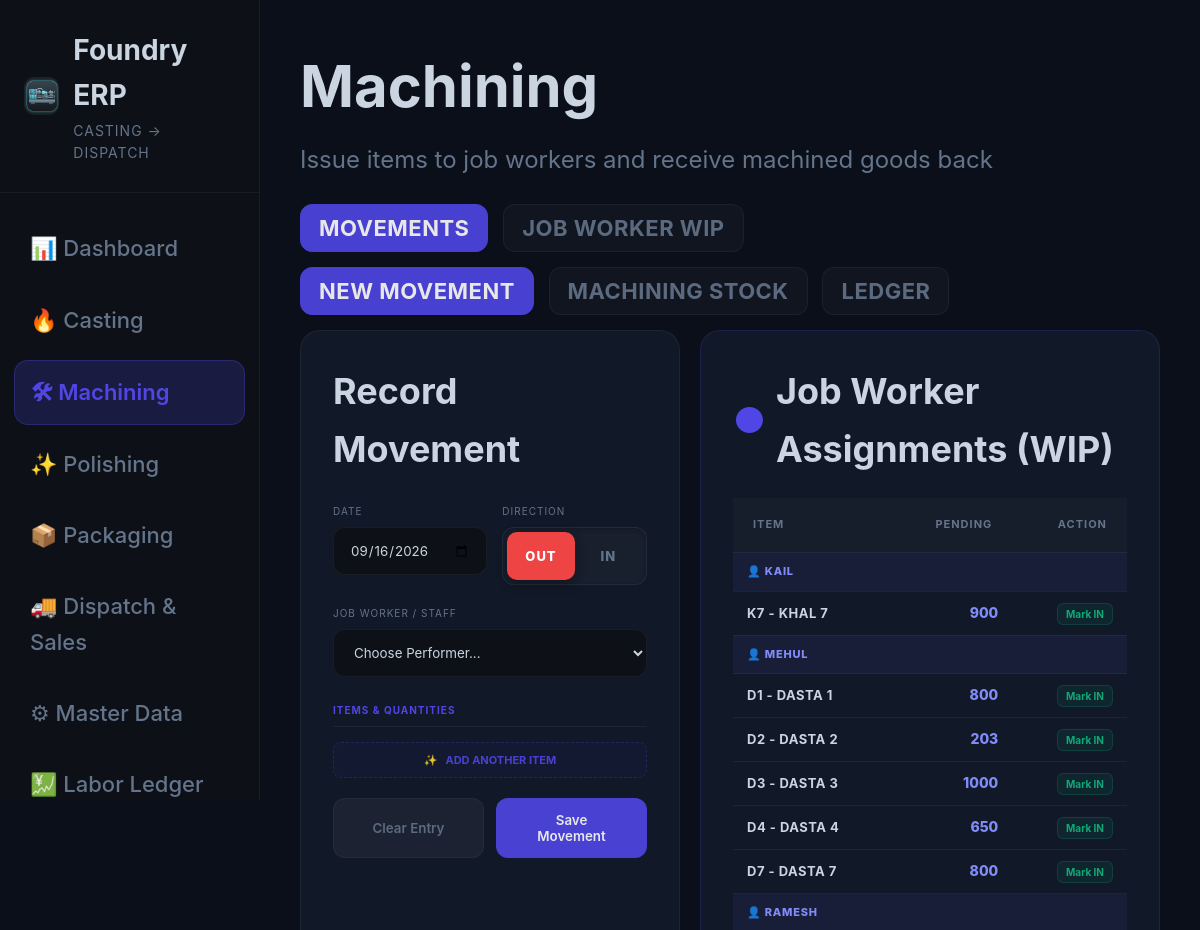
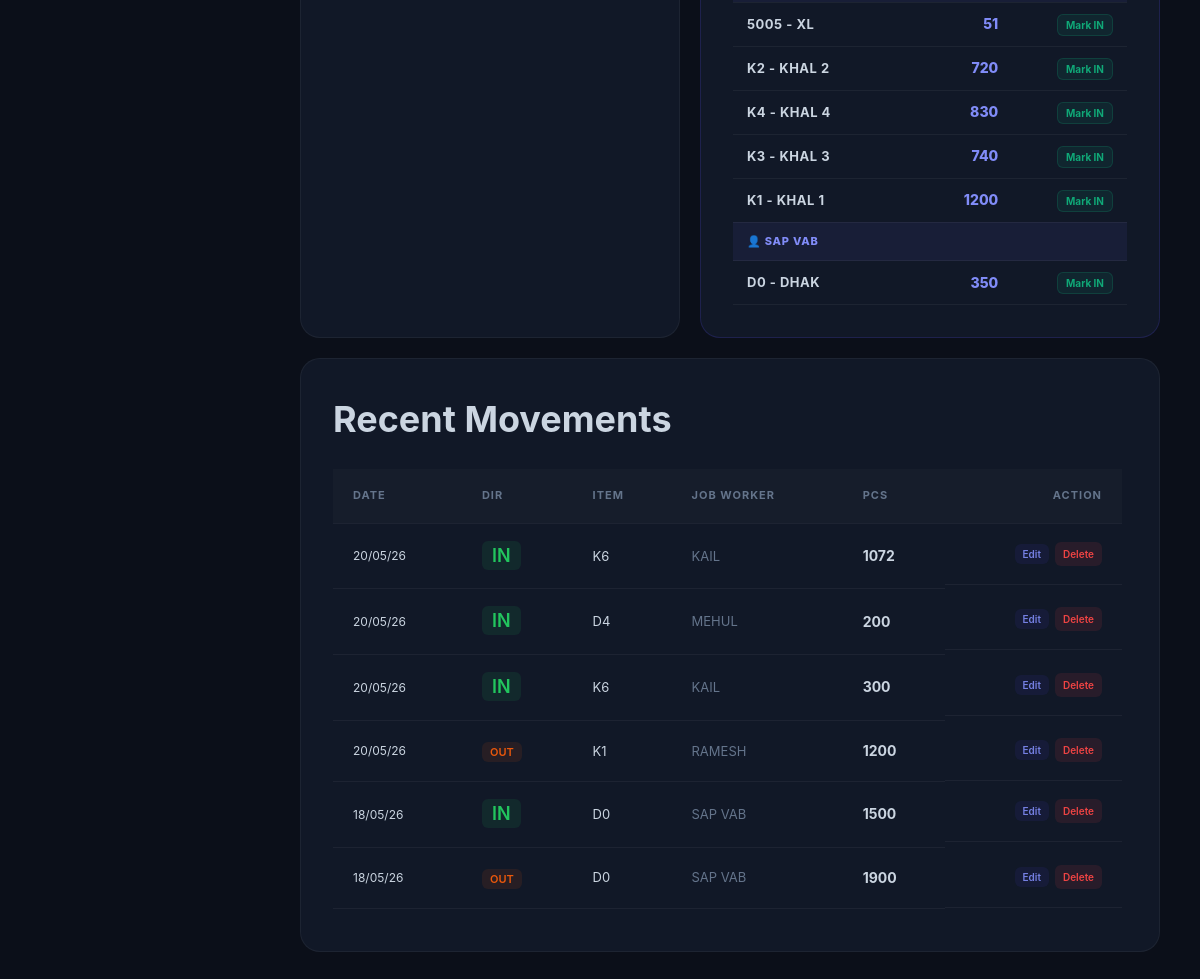
The page /machining/ (signed in) on the database as committed earlier (2 pictures, top to bottom).
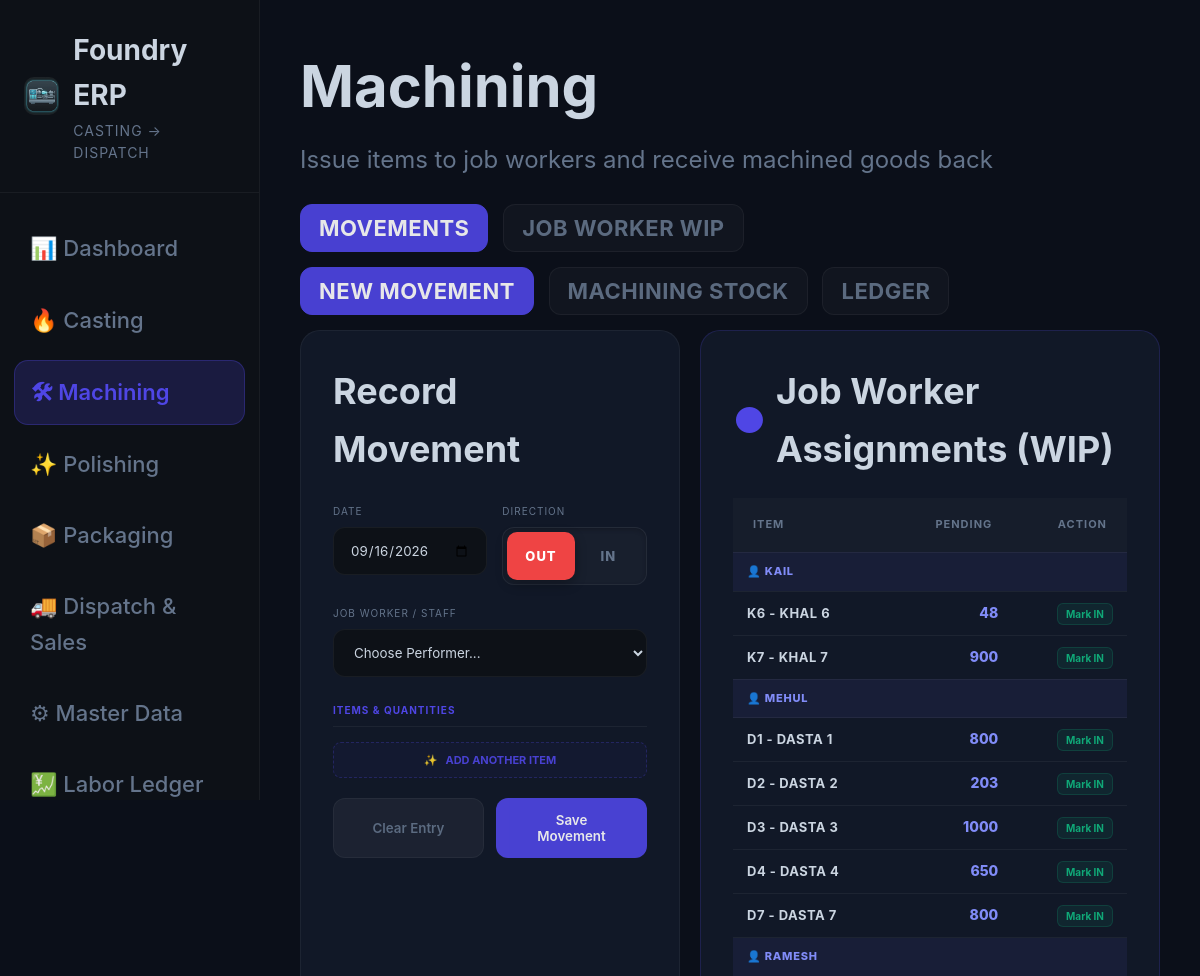
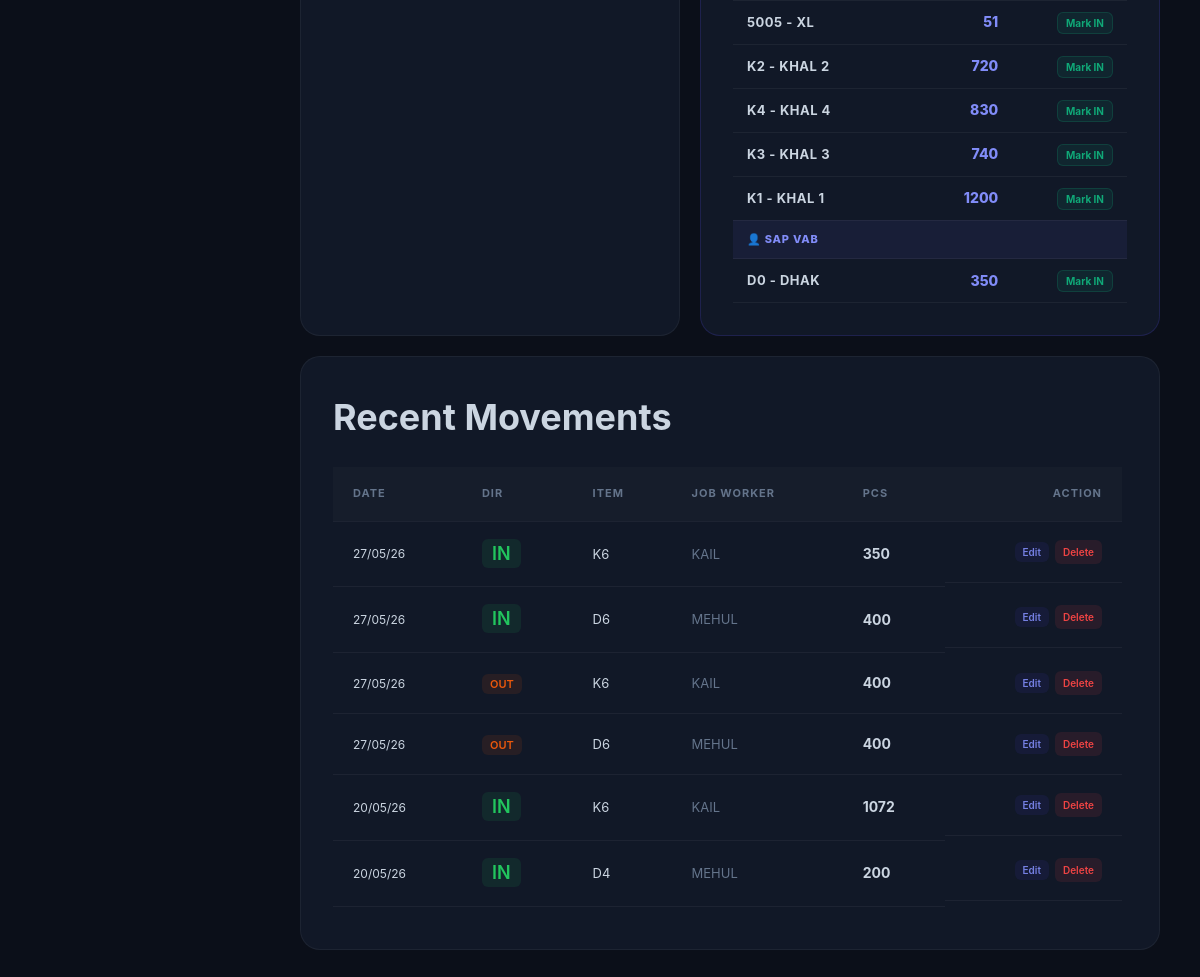
The same page on the database as committed later (2 pictures, top to bottom).
### inventory/models.py (models this page shows, shortened)
class StockTransaction(models.Model):
    item = models.ForeignKey(
        Item,
        on_delete=models.CASCADE
    )
    transaction_type = models.CharField(
        max_length=50,
        choices=TransactionType.choices
    )
    from_warehouse = models.ForeignKey(
        Warehouse,
        on_delete=models.SET_NULL,
        related_name='from_transactions',
        blank=True,
        null=True
    )
    to_warehouse = models.ForeignKey(
        Warehouse,
        on_delete=models.SET_NULL,
        related_name='to_transactions',
        blank=True,
        null=True
    )
    worker = models.ForeignKey(
        Worker,
        on_delete=models.SET_NULL,
        blank=True,
        null=True
    )
    job_worker = models.ForeignKey(
        JobWorker,
        on_delete=models.SET_NULL,
        blank=True,
        null=True
    )
    client = models.ForeignKey(
        Client,
        on_delete=models.SET_NULL,
        blank=True,
        null=True
    )
    heat_no = models.CharField(
        max_length=50,
        blank=True,
        null=True
    )
    quantity = models.IntegerField(
        default=0
    )
    rejection_quantity = models.IntegerField(
        default=0
    )
    weight = models.FloatField(
        default=0
    )
    lot_quantity = models.IntegerField(
        default=0
    )
    notes = models.TextField(
        blank=True,
        null=True
    )
    created_at = models.DateTimeField(
        auto_now_add=True
    )

class Item(models.Model):
    client = models.ForeignKey(
        "Client",
        on_delete=models.SET_NULL,
        blank=True,
        null=True
    )
    code = models.CharField(
        max_length=50,
        unique=True
    )
    name = models.CharField(
        max_length=100
    )
    category = models.CharField(
        max_length=100,
        default="OTHER"
    )
    sub_category = models.CharField(
        max_length=100,
        blank=True,
        null=True
    )
    material = models.CharField(
        max_length=100,
        default="OTHER",
        blank=True,
        null=True
    )
    variant = models.CharField(
        max_length=100,
        blank=True,
        null=True
    )
    item_type = models.CharField(
        max_length=100,
        default='REGULAR'
    )
    casting_weight = models.FloatField(
        default=0
    )
    machining_weight = models.FloatField(
        default=0
    )
    lot_size = models.IntegerField(
        default=0
    )
    lot_with_box = models.IntegerField(
        default=0
    )
    process = models.CharField(
        max_length=50,
        choices=ProcessType.choices,
        blank=True,
        null=True
    )
    casting_required = models.BooleanField(
        default=True
    )
    machining_required = models.BooleanField(
        default=True
    )
    polishing_required = models.BooleanField(
        default=True
    )
    packing_required = models.BooleanField(
        default=True
    )
    rate_per_piece = models.FloatField(
        default=0
    )
    notes = models.TextField(
        blank=True,
        null=True
    )
    active = models.BooleanField(
        default=True
    )
    created_at = models.DateTimeField(
        auto_now_add=True
    )
    def get_category_display(self):
        return self.category

class JobWorker(models.Model):
    name = models.CharField(
        max_length=100
    )
    process = models.CharField(
        max_length=50,
        choices=ProcessType.choices
    )
    phone = models.CharField(
        max_length=20,
        blank=True,
        null=True
    )
    address = models.TextField(
        blank=True,
        null=True
    )
    email = models.EmailField(
        blank=True,
        null=True
    )
    gst_number = models.CharField(
        max_length=15,
        blank=True,
        null=True
    )
    active = models.BooleanField(
        default=True
    )
    jw_code = models.CharField(max_length=50, blank=True, null=True, unique=True)
    created_at = models.DateTimeField(
        auto_now_add=True
    )

### inventory/views/production.py (the view, shortened to what this page needs)
def machining_entry(request):
    create_default_warehouses()
    workers = Worker.objects.filter(process="machining", active=True)
    job_workers = JobWorker.objects.filter(process="machining", active=True)
    items = Item.objects.all()
    delete_id = request.GET.get("delete_id")
    recent = StockTransaction.objects.filter(
        transaction_type__in=[
            "machining_out",
            "machining_in"
        ]
    ).order_by("-id")[:30]
    machining_stock = []
    for item in items:
        machining_in = StockTransaction.objects.filter(
            item=item,
            transaction_type="machining_in"
        ).aggregate(
            total=Sum("quantity")
        )["total"] or 0
        machining_out = StockTransaction.objects.filter(
            item=item,
            transaction_type="machining_out"
        ).aggregate(
            total=Sum("quantity")
        )["total"] or 0
        polishing_out = StockTransaction.objects.filter(
            item=item,
            transaction_type="polishing_out"
        ).aggregate(
            total=Sum("quantity")
        )["total"] or 0
        available_qty = machining_in - polishing_out
        internal_wip_rows = StockTransaction.objects.filter(
            item=item,
            transaction_type="machining_out",
            worker__isnull=False
        ).values('worker', 'worker__name').annotate(issued=Sum('quantity'))
        external_wip_rows = StockTransaction.objects.filter(
            item=item,
            transaction_type="machining_out",
            job_worker__isnull=False
        ).values('job_worker', 'job_worker__name').annotate(issued=Sum('quantity'))
        for row in external_wip_rows:
            jw_id = row['job_worker']
            jw_name = row['job_worker__name']
            received = StockTransaction.objects.filter(item=item, job_worker_id=jw_id, transaction_type="machining_in").aggregate(total=Sum('quantity'))['total'] or 0
            rejected = StockTransaction.objects.filter(item=item, job_worker_id=jw_id, transaction_type="machining_in").aggregate(total=Sum('rejection_quantity'))['total'] or 0
            under_process = row['issued'] - received - rejected
            if under_process > 0:
                machining_stock.append({
                    "item_id": item.id,
                    "item_name": f"{item.code} - {item.name}",
                    "item_category": item.get_category_display(),
                    "worker_id": f"jw_{jw_id}",
                    "worker_name": jw_name,
                    "under_process": under_process,
                    "available_qty": available_qty
                })
    worker_wip = []
    for jw in job_workers:
        issued = StockTransaction.objects.filter(job_worker=jw, transaction_type="machining_out").aggregate(total=Sum("quantity"))["total"] or 0
        received = StockTransaction.objects.filter(job_worker=jw, transaction_type="machining_in").aggregate(total=Sum("quantity"))["total"] or 0
        rejected = StockTransaction.objects.filter(job_worker=jw, transaction_type="machining_in").aggregate(total=Sum("rejection_quantity"))["total"] or 0
        pending = issued - received - rejected
        if issued > 0 or received > 0:
            worker_wip.append({
                "name": f"{jw.name} (EXT)",
                "issued": issued,
                "received": received,
                "rejected": rejected,
                "pending": pending
            })
    from collections import defaultdict
    worker_ledger = defaultdict(list)
    for r in recent:
        if r.worker:
            name = f"{r.worker.name} (INT)"
        elif r.job_worker:
            name = f"{r.job_worker.name} (EXT)"
        else:
            name = "UNASSIGNED"
        worker_ledger[name].append(r)
    from inventory.models import ItemWorkerAllocation
    allocations = ItemWorkerAllocation.objects.all().select_related('worker', 'job_worker')
    smart_allocations = {}
    for a in allocations:
        item_id = str(a.item_id)
        if item_id not in smart_allocations:
            smart_allocations[item_id] = []
        w_id = f"w_{a.worker_id}" if a.worker_id else f"jw_{a.job_worker_id}"
        w_name = a.worker.name if a.worker_id else a.job_worker.name
        smart_allocations[item_id].append({"id": w_id, "name": w_name})
    machining_stock_by_category = list(machining_stock)
    machining_stock_by_category.sort(key=lambda x: x["item_category"])
    machining_stock.sort(key=lambda x: x["worker_name"])
    context = {
        "workers": workers,
        "job_workers": job_workers,
        "items": items,
        "recent": recent,
        "worker_ledger": dict(worker_ledger),
        "machining_stock": machining_stock,
        "machining_stock_by_category": machining_stock_by_category,
        "worker_wip": worker_wip,
        "smart_allocations": json.dumps(smart_allocations),
        "today": timezone.now()
    }
    return render(request, "machining.html", context)

### templates/machining.html (shortened to what the changed rows need)
{% extends "layout/base.html" %}
{% block content %}
<h1 style="font-size:58px;margin-bottom:8px;">
    Machining
</h1>
<div id="movement-section">
    <div id="new-tab">
        <div class="main-grid">
            <div class="card">
                <h2 style="margin-bottom:25px;">
                    Record Movement
                </h2>
            </div>
            <div class="card" style="border-color:rgba(79, 70, 229, 0.2); display: flex; flex-direction: column; height: 100%; box-sizing: border-box;">
                <h2 style="margin-bottom:20px; display:flex; align-items:center; gap:10px;">
                    <span style="color:var(--accent-blue);">●</span> Job Worker Assignments (WIP)
                </h2>
                <div style="flex: 1; overflow-y:auto;">
                    <table style="border-collapse: collapse; width: 100%;">
                        <thead>
                            <tr>
                                <th>Item</th>
                                <th style="text-align:right;">Pending</th>
                                <th style="text-align:right;">Action</th>
                            </tr>
                        </thead>
                        <tbody>
                            {% regroup machining_stock by worker_name as worker_list %}
                            {% for worker in worker_list %}
                            <tr style="background: rgba(99, 102, 241, 0.08); border-bottom: 1px solid rgba(99, 102, 241, 0.15);">
                                <td colspan="3" style="padding: 10px 14px; font-weight: 800; color: #818cf8; font-size: 11px; letter-spacing: 0.8px; text-transform: uppercase;">
                                    👤 {{ worker.grouper }}
                                </td>
                            </tr>
                            {% for row in worker.list %}
                            <tr style="border-bottom: 1px solid var(--border-soft);">
                                <td style="font-weight:700; color:var(--text-primary); font-size:13px; letter-spacing:0.5px; padding: 10px 14px;">
                                    {{ row.item_name }}
                                </td>
                                <td style="text-align:right; font-weight:800; color:#818cf8; font-size: 14px; padding: 10px 14px;">
                                    {{ row.under_process }}
                                </td>
                                <td style="text-align:right; padding: 10px 14px;">
                                    <button type="button" class="action-btn"
                                        style="background:rgba(16, 185, 129, 0.1); color:#10b981; padding:4px 8px; font-size:10px; border-radius: 6px; border: 1px solid rgba(16, 185, 129, 0.2); font-weight: 700;"
                                        onclick='quickReceive({
                                            worker_id: "{{ row.worker_id }}",
                                            item_id: "{{ row.item_id }}",
                                            item_name: "{{ row.item_name }}",
                                            qty: "{{ row.under_process }}"
                                        })'>
                                        Mark IN
                                    </button>
                                </td>
                            </tr>
                            {% endfor %}
                            {% empty %}
                            <tr>
                                <td colspan="3" style="text-align:center; padding:20px; color:var(--text-secondary);">No pending assignments</td>
                            </tr>
                            {% endfor %}
                        </tbody>
                    </table>
                </div>
            </div>
        </div>
        <div class="card" style="margin-top: 20px;">
            <h2 style="margin-bottom:20px;">
                Recent Movements
            </h2>
            <div style="max-height:450px; overflow-y:auto; padding-right:5px;" class="custom-scroll">
                <table>
                    <thead style="position:sticky; top:0; background:var(--card-dark); z-index:10;">
                        <tr>
                            <th>Date</th>
                            <th>Dir</th>
                            <th>Item</th>
                            <th>Job Worker</th>
                            <th>PCS</th>
                            <th style="text-align:right;">Action</th>
                        </tr>
                    </thead>
                    <tbody>
                        {% for row in recent %}
                        <tr>
                            <td style="font-size:12px;">{{ row.created_at|date:"d/m/y" }}</td>
                            <td>
                                {% if row.transaction_type == 'machining_in' %}
                                <span class="badge-in">IN</span>
                                {% else %}
                                <span class="badge-out">OUT</span>
                                {% endif %}
                            </td>
                            <td style="font-size:13px;">{{ row.item.code }}</td>
                            <td style="font-size:13px; color:var(--text-secondary);">
                                {% if row.worker %}{{ row.worker.name }}{% elif row.job_worker %}{{ row.job_worker.name }}{% else %}--{% endif %}
                            </td>
                            <td style="font-weight:700;">{{ row.quantity }}</td>
                            <td style="text-align:right; display:flex; gap:6px; justify-content:flex-end; align-items:center;">
                                <button type="button" class="action-btn"
                                    style="background:rgba(79, 70, 229, 0.1); color:#818cf8; padding:4px 8px; font-size:10px; border-radius:6px; cursor:pointer;"
                                    onclick='editTransaction({
                                        id: "{{ row.id }}",
                                        type: "{{ row.transaction_type }}",
                                        item_id: "{{ row.item.id }}",
                                        item_name: "{{ row.item.code }} - {{ row.item.name }}",
                                        worker_id: "{% if row.worker %}w_{{ row.worker.id }}{% elif row.job_worker %}jw_{{ row.job_worker.id }}{% endif %}",
                                        qty: "{{ row.quantity }}",
                                        weight: "{{ row.weight }}",
                                        rej: "{{ row.rejection_quantity|default:0 }}"
                                    })'>
                                    Edit
                                </button>
                                <a href="?delete_id={{ row.id }}" class="action-btn"
                                    style="background:rgba(239, 68, 68, 0.1); color:#ef4444; padding:4px 8px; font-size:10px; border-radius:6px; text-decoration:none; cursor:pointer;"
                                    onclick="return confirm('Are you sure you want to delete this Machining transaction?');">
                                    Delete
                                </a>
                            </td>
                        </tr>
                        {% endfor %}
                    </tbody>
                </table>
            </div>
        </div>
    </div>
                    {% regroup machining_stock_by_category by item_category as category_list %}
</div>
{% endblock %}

Rows that differ between the two databases and show on the page:
no longer on this page (row unchanged): StockTransaction: created_at "20/05/26", transaction_type "IN", item.code "K6", job_worker.name "KAIL", quantity "300"
no longer on this page (row unchanged): StockTransaction: created_at "20/05/26", transaction_type "OUT", item.code "K1", job_worker.name "RAMESH", quantity "1200"
no longer on this page (row unchanged): StockTransaction: created_at "18/05/26", transaction_type "IN", item.code "D0", job_worker.name "SAP VAB", quantity "1500"
no longer on this page (row unchanged): StockTransaction: created_at "18/05/26", transaction_type "OUT", item.code "D0", job_worker.name "SAP VAB", quantity "1900"
added StockTransaction: created_at "27/05/26", transaction_type "IN", item.code "K6", job_worker.name "KAIL", quantity "350"
added StockTransaction: created_at "27/05/26", transaction_type "IN", item.code "D6", job_worker.name "MEHUL", quantity "400"
added StockTransaction: created_at "27/05/26", transaction_type "OUT", item.code "K6", job_worker.name "KAIL", quantity "400"
added StockTransaction: created_at "27/05/26", transaction_type "OUT", item.code "D6", job_worker.name "MEHUL", quantity "400"
Other text that changed with them:
new list line: "K6 - KHAL 6 48 Mark IN"
